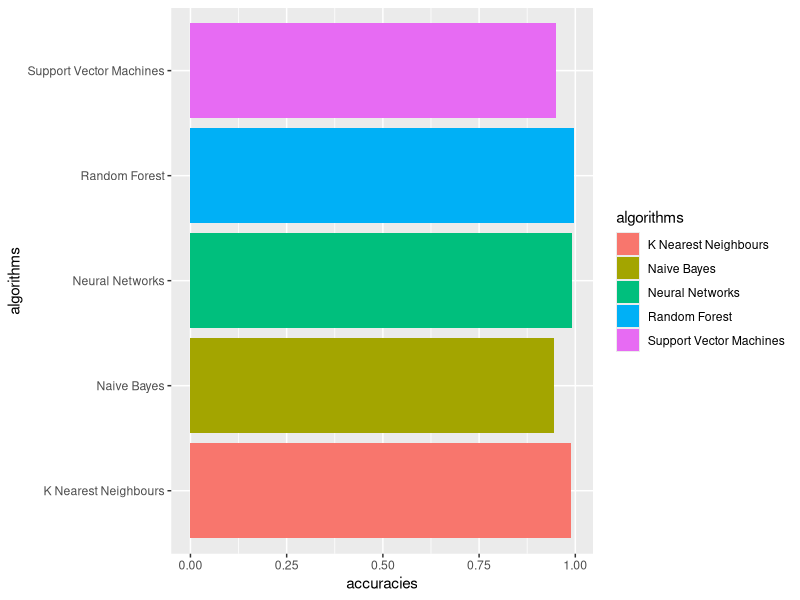

Recreate this plot in R.
## ---- chunk 1
knitr::opts_chunk$set(echo = TRUE)
## ---- chunk 2
library(ggplot2)
accuracies <- c(0.9887279, 0.9970094, 0.9447765, 0.9494126, 0.9910324)
algorithms <- c('K Nearest Neighbours', 'Random Forest', 'Naive Bayes', 'Support Vector Machines', 'Neural Networks')
df <- data.frame(accuracies, algorithms)
ggplot(df, aes(x=accuracies, y=algorithms, fill=algorithms)) + 
  geom_bar(stat = "identity", ) 
